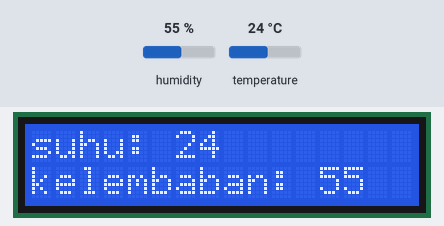
Recording of a sketch running on a simulated Arduino Uno, built with avr-gcc and run on an emulated ATmega328P. On the bench: 16×2 character LCD. Inputs (shaded band) come from the test bench; at power-on: humidity 55 %, temperature 24 °C.

Above: at 1.2 s.
1.3 s: humidity set to 22 %
At 2.1 s:
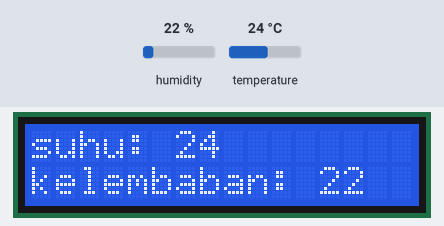
3.2 s: temperature set to 12 °C
At 4.0 s:
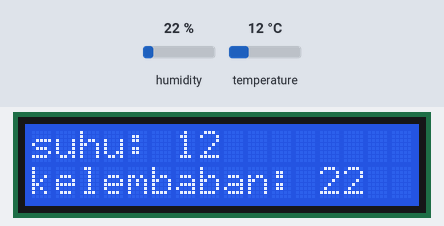
4.9 s: humidity set to 40 %
At 5.9 s:
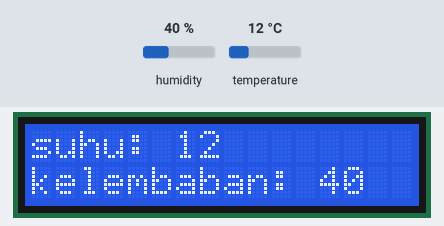
6.5 s: temperature set to 19 °C
At 7.8 s:
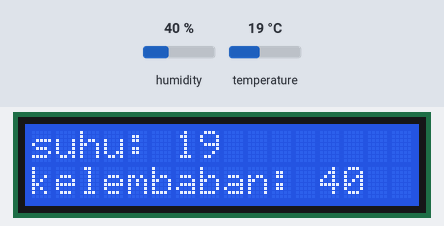
Timing chart, 0 to 9.2 s (numbered marks = the images above; inputs shaded):
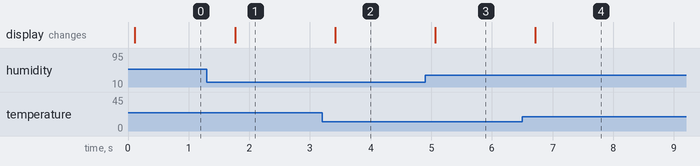

The sketch:

DHT_11.ino
```cpp
#include <LiquidCrystal_I2C.h>
#include <DFRobot_DHT11.h>
DFRobot_DHT11 DHT;
LiquidCrystal_I2C lcd(0x27,16,2);

#define DHT11_PIN 10
void setup(){
  Serial.begin(115200);
  lcd.init();
  lcd.backlight();

}
void loop(){
  DHT.read(DHT11_PIN);
  lcd.clear();
   lcd.setCursor(0,0);
   lcd.print("suhu: "+ String(DHT.temperature));
   lcd.setCursor(0,1);
   lcd.print("kelembaban: " + String(DHT.humidity));
  delay(500);
}
```

Measured:
- after the input at 1.3 s, the display: changes after 0.47 s (image 1)
- after the input at 3.2 s, the display: changes after 0.22 s (image 2)
- after the input at 4.9 s, the display: changes after 0.17 s (image 3)
- after the input at 6.5 s, the display: changes after 0.22 s (image 4)
